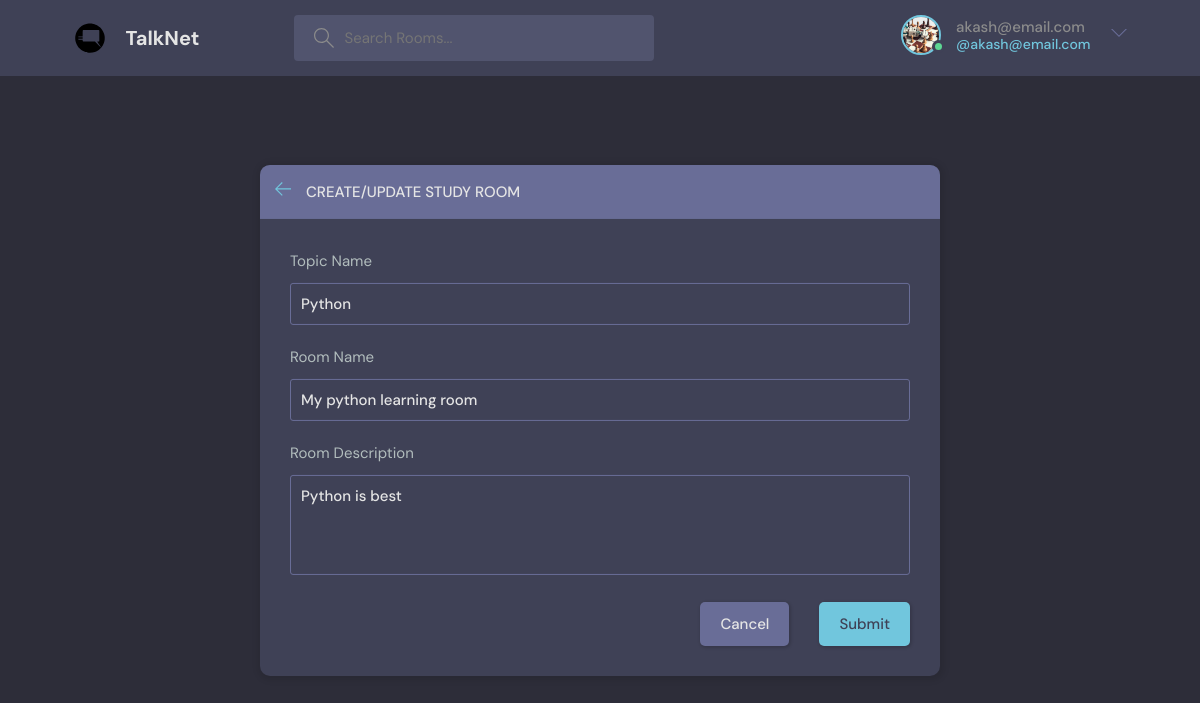
Page /update-room/1 (signed in) on the committed database.
### base/models.py (models this page shows, shortened)
class User(AbstractUser):
    name = models.CharField(max_length=200, null=True)
    email = models.EmailField(unique=True, null=True)
    bio = models.TextField(null=True)
    avatar = models.ImageField(null=True, default="avatar.svg")
    USERNAME_FIELD = "email"
    REQUIRED_FIELDS = []

class Room(models.Model):
    host = models.ForeignKey(User, on_delete=models.SET_NULL, null=True)
    topic = models.ForeignKey(Topic, on_delete=models.SET_NULL, null=True)
    name = models.CharField(max_length=200)
    description = models.TextField(null=True, blank=True)
    participants = models.ManyToManyField(User, related_name="participants", blank=True)
    updated = models.DateTimeField(auto_now=True)
    created = models.DateTimeField(auto_now_add=True)
    class Meta:
        ordering = ["-updated", "-created"]

class Topic(models.Model):
    name = models.CharField(max_length=200)

### base/views.py (the view, shortened to what this page needs)
# urls.py: path("update-room/<str:pk>", views.updateRoom, name="update-room"),
@login_required(login_url="login")
def updateRoom(request, pk):
    room = Room.objects.get(id=pk)
    form = RoomForm(instance=room)
    topics = Topic.objects.all()
    if request.user != room.host:
        return HttpResponse("You are not allowed here!!")
    context = {"form": form, "topics": topics, "room": room}
    return render(request, "base/room_form.html", context)

### base/forms.py
class RoomForm(ModelForm):
    class Meta:
        model = Room
        fields = "__all__"
        exclude = ["host", "participants"]

### base/templates/base/room_form.html (shortened to what this page needs)
{% extends 'main.html' %} {% block content %}
<main class="create-room layout">
    <div class="container">
        <div class="layout__box">
            <div class="layout__boxHeader">
                <div class="layout__boxTitle">
                    <a href="{% url 'home' %}">
                        <svg
                            version="1.1"
                            xmlns="http://www.w3.org/2000/svg"
                            width="32"
                            height="32"
                            viewBox="0 0 32 32"
                        >
                            <title>arrow-left</title>
                            <path
                                d="M13.723 2.286l-13.723 13.714 13.719 13.714 1.616-1.611-10.96-10.96h27.625v-2.286h-27.625l10.965-10.965-1.616-1.607z"
                            ></path>
                        </svg>
                    </a>
                    <h3>Create/Update Study Room</h3>
                </div>
            </div>
            <div class="layout__body">
                <form class="form" action="" method="POST">
                    <div class="form__group">
                        <label for="room_topic">Topic Name</label>
                        <input
                            required
                            type="text"
                            name="topic"
                            list="topic-list"
                            value="{{room.topic.name}}"
                        />
                    </div>
                    <div class="form__group">
                        <label for="room_name">Room Name</label>
                        {{form.name}}
                    </div>
                    <div class="form__group">
                        <label for="room_description">Room Description</label>
                        {{form.description}}
                    </div>
                    <div class="form__action">
                        <a class="btn btn--dark" href="{% url 'home' %}">Cancel</a>
                        <button class="btn btn--main" type="submit">Submit</button>
                    </div>
                </form>
            </div>
        </div>
    </div>
</main>
{% endblock content %}

### templates/navbar.html (shortened to what this page needs)
{% load static %}
<header class="header header--loggedIn">
    <div class="container">
        <a href="{% url 'home' %}" class="header__logo">
            <img src="{% static 'images/talknet-logo.svg' %}" />
            <h1>TalkNet</h1>
        </a>
        <form class="header__search" action="{% url 'home' %}" method="GET">
            <label>
                <input type="text" name="q" placeholder="Search Rooms..." />
            </label>
        </form>
        <nav class="header__menu">
            {% if request.user.is_authenticated %}
            <div class="header__user">
                <a href="{% url 'user-profile' request.user.id %}">
                    <div class="avatar avatar--medium active">
                        <img src="{{request.user.avatar.url}}" />
                    </div>
                    <p>{{request.user}} <span>@{{request.user}}</span></p>
                </a>
                <button class="dropdown-button">
                    <svg
                        version="1.1"
                        xmlns="http://www.w3.org/2000/svg"
                        width="32"
                        height="32"
                        viewBox="0 0 32 32"
                    >
                        <title>chevron-down</title>
                        <path d="M16 21l-13-13h-3l16 16 16-16h-3l-13 13z"></path>
                    </svg>
                </button>
            </div>
            {% else %}
            <a href="{% url 'login' %}">
                <img src="{% static 'images/avatar.svg' %}" />
                <p>Login</p>
            </a>
            {% endif %}
        </nav>
    </div>
</header>

### rows in the picture
User: user.avatar (picture), user "akash@email.com"
Room: topic "Python", name "My python learning room", description "Python is best"
